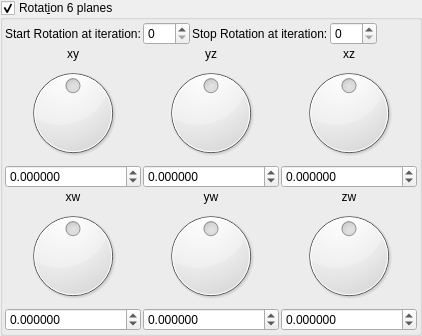
    <widget class="MyGroupBox" name="groupCheck_transf_function_enabledR_false">
     <property name="toolTip">
      <string/>
     </property>
     <property name="title">
      <string>Rotat&amp;ion 6 planes</string>
     </property>
     <property name="checkable">
      <bool>true</bool>
     </property>
     <layout class="QVBoxLayout" name="verticalLayout_31" stretch="0,0,0">
      <property name="spacing">
       <number>2</number>
      </property>
      <property name="leftMargin">
       <number>2</number>
      </property>
      <property name="topMargin">
       <number>2</number>
      </property>
      <property name="rightMargin">
       <number>2</number>
      </property>
      <property name="bottomMargin">
       <number>2</number>
      </property>
      <item>
       <layout class="QGridLayout" name="gridLayout_66">
        <property name="spacing">
         <number>2</number>
        </property>
        <item row="0" column="3">
         <widget class="MySpinBox" name="spinboxInt_transf_stop_iterations_R">
          <property name="sizePolicy">
           <sizepolicy hsizetype="Minimum" vsizetype="Maximum">
            <horstretch>0</horstretch>
            <verstretch>0</verstretch>
           </sizepolicy>
          </property>
          <property name="maximum">
           <number>999</number>
          </property>
         </widget>
        </item>
        <item row="0" column="2">
         <widget class="QLabel" name="label_248">
          <property name="text">
           <string>Stop Rotation at iteration:</string>
          </property>
         </widget>
        </item>
        <item row="0" column="0">
         <widget class="QLabel" name="label_249">
          <property name="text">
           <string>Start Rotation at iteration:</string>
          </property>
         </widget>
        </item>
        <item row="0" column="1">
         <widget class="MySpinBox" name="spinboxInt_transf_start_iterations_R">
          <property name="sizePolicy">
           <sizepolicy hsizetype="Minimum" vsizetype="Maximum">
            <horstretch>0</horstretch>
            <verstretch>0</verstretch>
           </sizepolicy>
          </property>
          <property name="maximum">
           <number>999</number>
          </property>
         </widget>
        </item>
        <item row="0" column="5">
         <spacer name="horizontalSpacer_36">
          <property name="orientation">
           <enum>Qt::Horizontal</enum>
          </property>
          <property name="sizeHint" stdset="0">
           <size>
            <width>40</width>
            <height>20</height>
           </size>
          </property>
         </spacer>
        </item>
       </layout>
      </item>
      <item>
       <layout class="QGridLayout" name="gridLayout_11">
        <property name="spacing">
         <number>2</number>
        </property>
        <item row="3" column="1">
         <widget class="MyDoubleSpinBox" name="spinboxd3_transf_rotation44a_y">
          <property name="sizePolicy">
           <sizepolicy hsizetype="Minimum" vsizetype="Maximum">
            <horstretch>0</horstretch>
            <verstretch>0</verstretch>
           </sizepolicy>
          </property>
          <property name="prefix">
           <string/>
          </property>
          <property name="suffix">
           <string/>
          </property>
          <property name="decimals">
           <number>6</number>
          </property>
          <property name="minimum">
           <double>-180.000000000000000</double>
          </property>
          <property name="maximum">
           <double>180.000000000000000</double>
          </property>
          <property name="singleStep">
           <double>1.000000000000000</double>
          </property>
         </widget>
        </item>
        <item row="1" column="0">
         <widget class="QLabel" name="label_40">
          <property name="text">
           <string notr="true">xy</string>
          </property>
          <property name="alignment">
           <set>Qt::AlignCenter</set>
          </property>
         </widget>
        </item>
        <item row="1" column="1">
         <widget class="QLabel" name="label_38">
          <property name="text">
           <string notr="true">yz</string>
          </property>
          <property name="alignment">
           <set>Qt::AlignCenter</set>
          </property>
         </widget>
        </item>
        <item row="3" column="2">
         <widget class="MyDoubleSpinBox" name="spinboxd3_transf_rotation44a_z">
          <property name="sizePolicy">
           <sizepolicy hsizetype="Minimum" vsizetype="Maximum">
            <horstretch>0</horstretch>
            <verstretch>0</verstretch>
           </sizepolicy>
          </property>
          <property name="prefix">
           <string/>
          </property>
          <property name="suffix">
           <string/>
          </property>
          <property name="decimals">
           <number>6</number>
          </property>
          <property name="minimum">
           <double>-180.000000000000000</double>
          </property>
          <property name="maximum">
           <double>180.000000000000000</double>
          </property>
          <property name="singleStep">
           <double>1.000000000000000</double>
          </property>
         </widget>
        </item>
        <item row="1" column="2">
         <widget class="QLabel" name="label_37">
          <property name="text">
           <string notr="true">xz</string>
          </property>
          <property name="alignment">
           <set>Qt::AlignCenter</set>
          </property>
         </widget>
        </item>
        <item row="2" column="1">
         <widget class="QDial" name="dial3_transf_rotation44a_y">
          <property name="minimum">
           <number>-18000</number>
          </property>
          <property name="maximum">
           <number>18000</number>
          </property>
          <property name="wrapping">
           <bool>true</bool>
          </property>
         </widget>
        </item>
        <item row="2" column="2">
         <widget class="QDial" name="dial3_transf_rotation44a_z">
          <property name="minimum">
           <number>-18000</number>
          </property>
          <property name="maximum">
           <number>18000</number>
          </property>
          <property name="wrapping">
           <bool>true</bool>
          </property>
         </widget>
        </item>
        <item row="2" column="0">
         <widget class="QDial" name="dial3_transf_rotation44a_x">
          <property name="minimum">
           <number>-18000</number>
          </property>
          <property name="maximum">
           <number>18000</number>
          </property>
          <property name="wrapping">
           <bool>true</bool>
          </property>
         </widget>
        </item>
        <item row="3" column="0">
         <widget class="MyDoubleSpinBox" name="spinboxd3_transf_rotation44a_x">
          <property name="sizePolicy">
           <sizepolicy hsizetype="Minimum" vsizetype="Maximum">
            <horstretch>0</horstretch>
            <verstretch>0</verstretch>
           </sizepolicy>
          </property>
          <property name="prefix">
           <string/>
          </property>
          <property name="suffix">
           <string/>
          </property>
          <property name="decimals">
           <number>6</number>
          </property>
          <property name="minimum">
           <double>-180.000000000000000</double>
          </property>
          <property name="maximum">
           <double>180.000000000000000</double>
          </property>
          <property name="singleStep">
           <double>1.000000000000000</double>
          </property>
         </widget>
        </item>
       </layout>
      </item>
      <item>
       <layout class="QGridLayout" name="gridLayout_14">
        <property name="spacing">
         <number>2</number>
        </property>
        <item row="1" column="2">
         <widget class="QLabel" name="label_48">
          <property name="text">
           <string notr="true">zw</string>
          </property>
          <property name="alignment">
           <set>Qt::AlignCenter</set>
          </property>
         </widget>
        </item>
        <item row="3" column="2">
         <widget class="MyDoubleSpinBox" name="spinboxd3_transf_rotation44b_z">
          <property name="sizePolicy">
           <sizepolicy hsizetype="Minimum" vsizetype="Maximum">
            <horstretch>0</horstretch>
            <verstretch>0</verstretch>
           </sizepolicy>
          </property>
          <property name="prefix">
           <string/>
          </property>
          <property name="suffix">
           <string/>
          </property>
          <property name="decimals">
           <number>6</number>
          </property>
          <property name="minimum">
           <double>-180.000000000000000</double>
          </property>
          <property name="maximum">
           <double>180.000000000000000</double>
          </property>
          <property name="singleStep">
           <double>1.000000000000000</double>
          </property>
         </widget>
        </item>
        <item row="2" column="2">
         <widget class="QDial" name="dial3_transf_rotation44b_z">
          <property name="minimum">
           <number>-18000</number>
          </property>
          <property name="maximum">
           <number>18000</number>
          </property>
          <property name="wrapping">
           <bool>true</bool>
          </property>
         </widget>
        </item>
        <item row="1" column="1">
         <widget class="QLabel" name="label_49">
          <property name="text">
           <string notr="true">yw</string>
          </property>
          <property name="alignment">
           <set>Qt::AlignCenter</set>
          </property>
         </widget>
        </item>
        <item row="3" column="1">
         <widget class="MyDoubleSpinBox" name="spinboxd3_transf_rotation44b_y">
          <property name="sizePolicy">
           <sizepolicy hsizetype="Minimum" vsizetype="Maximum">
            <horstretch>0</horstretch>
            <verstretch>0</verstretch>
           </sizepolicy>
          </property>
          <property name="prefix">
           <string/>
          </property>
          <property name="suffix">
           <string/>
          </property>
          <property name="decimals">
           <number>6</number>
          </property>
          <property name="minimum">
           <double>-180.000000000000000</double>
          </property>
          <property name="maximum">
           <double>180.000000000000000</double>
          </property>
          <property name="singleStep">
           <double>1.000000000000000</double>
          </property>
         </widget>
        </item>
        <item row="1" column="0">
         <widget class="QLabel" name="label_50">
          <property name="text">
           <string notr="true">xw</string>
          </property>
          <property name="alignment">
           <set>Qt::AlignCenter</set>
          </property>
         </widget>
        </item>
        <item row="2" column="1">
         <widget class="QDial" name="dial3_transf_rotation44b_y">
          <property name="minimum">
           <number>-18000</number>
          </property>
          <property name="maximum">
           <number>18000</number>
          </property>
          <property name="wrapping">
           <bool>true</bool>
          </property>
         </widget>
        </item>
        <item row="2" column="0">
         <widget class="QDial" name="dial3_transf_rotation44b_x">
          <property name="minimum">
           <number>-18000</number>
          </property>
          <property name="maximum">
           <number>18000</number>
          </property>
          <property name="wrapping">
           <bool>true</bool>
          </property>
         </widget>
        </item>
        <item row="3" column="0">
         <widget class="MyDoubleSpinBox" name="spinboxd3_transf_rotation44b_x">
          <property name="sizePolicy">
           <sizepolicy hsizetype="Minimum" vsizetype="Maximum">
            <horstretch>0</horstretch>
            <verstretch>0</verstretch>
           </sizepolicy>
          </property>
          <property name="prefix">
           <string/>
          </property>
          <property name="suffix">
           <string/>
          </property>
          <property name="decimals">
           <number>6</number>
          </property>
          <property name="minimum">
           <double>-180.000000000000000</double>
          </property>
          <property name="maximum">
           <double>180.000000000000000</double>
          </property>
          <property name="singleStep">
           <double>1.000000000000000</double>
          </property>
         </widget>
        </item>
       </layout>
      </item>
     </layout>
    </widget>
